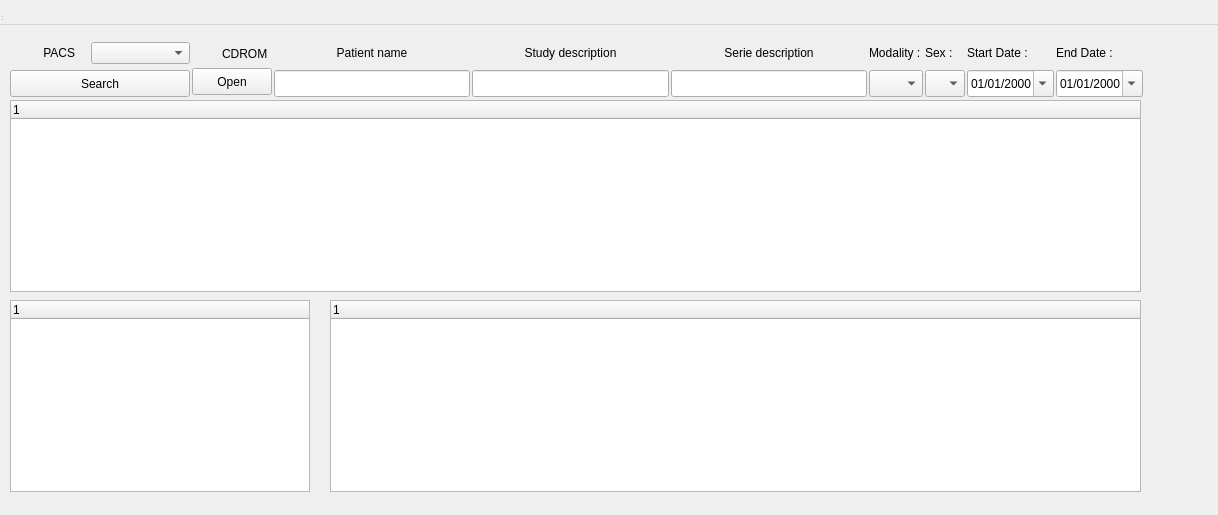
<?xml version="1.0" encoding="UTF-8"?>
<ui version="4.0">
 <class>rt_pointer</class>
 <widget class="QWidget" name="rt_pointer">
  <property name="geometry">
   <rect>
    <x>0</x>
    <y>0</y>
    <width>1218</width>
    <height>515</height>
   </rect>
  </property>
  <property name="windowTitle">
   <string>Qtdcm</string>
  </property>
  <widget class="QWidget" name="centralWidget" native="true">
   <property name="geometry">
    <rect>
     <x>0</x>
     <y>30</y>
     <width>1153</width>
     <height>472</height>
    </rect>
   </property>
   <widget class="QTreeWidget" name="treeWidgetPatients">
    <property name="geometry">
     <rect>
      <x>10</x>
      <y>70</y>
      <width>1131</width>
      <height>192</height>
     </rect>
    </property>
    <property name="maximumSize">
     <size>
      <width>16777215</width>
      <height>250</height>
     </size>
    </property>
    <property name="alternatingRowColors">
     <bool>true</bool>
    </property>
    <property name="rootIsDecorated">
     <bool>false</bool>
    </property>
    <property name="animated">
     <bool>true</bool>
    </property>
    <property name="expandsOnDoubleClick">
     <bool>false</bool>
    </property>
    <column>
     <property name="text">
      <string notr="true">1</string>
     </property>
     <property name="icon">
      <iconset resource="resources/qtdcm.qrc">
       <normaloff>:/Images/users.svg</normaloff>:/Images/users.svg</iconset>
     </property>
    </column>
   </widget>
   <widget class="QTreeWidget" name="treeWidgetStudies">
    <property name="geometry">
     <rect>
      <x>10</x>
      <y>270</y>
      <width>300</width>
      <height>192</height>
     </rect>
    </property>
    <property name="maximumSize">
     <size>
      <width>300</width>
      <height>16777215</height>
     </size>
    </property>
    <property name="alternatingRowColors">
     <bool>true</bool>
    </property>
    <property name="rootIsDecorated">
     <bool>false</bool>
    </property>
    <property name="animated">
     <bool>true</bool>
    </property>
    <column>
     <property name="text">
      <string notr="true">1</string>
     </property>
     <property name="icon">
      <iconset resource="resources/qtdcm.qrc">
       <normaloff>:/Images/folder.svg</normaloff>:/Images/folder.svg</iconset>
     </property>
    </column>
   </widget>
   <widget class="QTreeWidget" name="treeWidgetSeries">
    <property name="geometry">
     <rect>
      <x>330</x>
      <y>270</y>
      <width>811</width>
      <height>192</height>
     </rect>
    </property>
    <property name="alternatingRowColors">
     <bool>true</bool>
    </property>
    <property name="animated">
     <bool>true</bool>
    </property>
    <column>
     <property name="text">
      <string notr="true">1</string>
     </property>
     <property name="icon">
      <iconset resource="resources/qtdcm.qrc">
       <normaloff>:/Images/paradigm.svg</normaloff>:/Images/paradigm.svg</iconset>
     </property>
    </column>
   </widget>
   <widget class="QFrame" name="frame">
    <property name="geometry">
     <rect>
      <x>10</x>
      <y>10</y>
      <width>1133</width>
      <height>60</height>
     </rect>
    </property>
    <property name="maximumSize">
     <size>
      <width>16777215</width>
      <height>60</height>
     </size>
    </property>
    <property name="frameShape">
     <enum>QFrame::NoFrame</enum>
    </property>
    <property name="frameShadow">
     <enum>QFrame::Raised</enum>
    </property>
    <layout class="QGridLayout" name="gridLayout" rowstretch="0">
     <property name="leftMargin">
      <number>0</number>
     </property>
     <property name="topMargin">
      <number>0</number>
     </property>
     <property name="rightMargin">
      <number>0</number>
     </property>
     <property name="bottomMargin">
      <number>0</number>
     </property>
     <property name="spacing">
      <number>2</number>
     </property>
     <item row="0" column="5">
      <layout class="QVBoxLayout" name="verticalLayout_7">
       <item>
        <widget class="QLabel" name="label_9">
         <property name="text">
          <string>Modality :</string>
         </property>
        </widget>
       </item>
       <item>
        <widget class="QComboBox" name="serieModalityComboBox">
         <property name="minimumSize">
          <size>
           <width>0</width>
           <height>27</height>
          </size>
         </property>
         <property name="maximumSize">
          <size>
           <width>16777215</width>
           <height>27</height>
          </size>
         </property>
         <item>
          <property name="text">
           <string/>
          </property>
         </item>
         <item>
          <property name="text">
           <string>MR</string>
          </property>
         </item>
         <item>
          <property name="text">
           <string>CT</string>
          </property>
         </item>
         <item>
          <property name="text">
           <string>PET</string>
          </property>
         </item>
        </widget>
       </item>
      </layout>
     </item>
     <item row="0" column="7">
      <layout class="QVBoxLayout" name="verticalLayout_9">
       <item>
        <widget class="QLabel" name="label_12">
         <property name="maximumSize">
          <size>
           <width>16777215</width>
           <height>24</height>
          </size>
         </property>
         <property name="text">
          <string>Start Date :</string>
         </property>
        </widget>
       </item>
       <item>
        <widget class="QDateEdit" name="startDateEdit">
         <property name="minimumSize">
          <size>
           <width>0</width>
           <height>27</height>
          </size>
         </property>
         <property name="maximumSize">
          <size>
           <width>16777215</width>
           <height>27</height>
          </size>
         </property>
         <property name="dateTime">
          <datetime>
           <hour>0</hour>
           <minute>0</minute>
           <second>0</second>
           <year>2000</year>
           <month>1</month>
           <day>1</day>
          </datetime>
         </property>
         <property name="minimumDate">
          <date>
           <year>1790</year>
           <month>9</month>
           <day>14</day>
          </date>
         </property>
         <property name="displayFormat">
          <string>dd/MM/yyyy</string>
         </property>
         <property name="calendarPopup">
          <bool>true</bool>
         </property>
        </widget>
       </item>
      </layout>
     </item>
     <item row="0" column="0">
      <layout class="QVBoxLayout" name="verticalLayout">
       <item>
        <layout class="QHBoxLayout" name="horizontalLayout_8">
         <item>
          <widget class="QLabel" name="label_4">
           <property name="maximumSize">
            <size>
             <width>24</width>
             <height>24</height>
            </size>
           </property>
           <property name="text">
            <string/>
           </property>
           <property name="pixmap">
            <pixmap resource="resources/qtdcm.qrc">:/Images/pacs.svg</pixmap>
           </property>
           <property name="scaledContents">
            <bool>true</bool>
           </property>
          </widget>
         </item>
         <item>
          <widget class="QLabel" name="label_2">
           <property name="maximumSize">
            <size>
             <width>45</width>
             <height>24</height>
            </size>
           </property>
           <property name="text">
            <string> PACS</string>
           </property>
          </widget>
         </item>
         <item>
          <widget class="QComboBox" name="pacsComboBox">
           <property name="maximumSize">
            <size>
             <width>16777215</width>
             <height>24</height>
            </size>
           </property>
          </widget>
         </item>
        </layout>
       </item>
       <item>
        <widget class="QPushButton" name="searchButton">
         <property name="minimumSize">
          <size>
           <width>180</width>
           <height>27</height>
          </size>
         </property>
         <property name="maximumSize">
          <size>
           <width>16777215</width>
           <height>27</height>
          </size>
         </property>
         <property name="focusPolicy">
          <enum>Qt::NoFocus</enum>
         </property>
         <property name="text">
          <string>Search</string>
         </property>
         <property name="icon">
          <iconset resource="resources/qtdcm.qrc">
           <normaloff>:/Images/search.svg</normaloff>:/Images/search.svg</iconset>
         </property>
        </widget>
       </item>
      </layout>
     </item>
     <item row="0" column="2">
      <layout class="QVBoxLayout" name="verticalLayout_4">
       <item>
        <layout class="QHBoxLayout" name="horizontalLayout">
         <item>
          <widget class="QLabel" name="label_7">
           <property name="maximumSize">
            <size>
             <width>16777215</width>
             <height>24</height>
            </size>
           </property>
           <property name="text">
            <string>Patient name</string>
           </property>
           <property name="alignment">
            <set>Qt::AlignCenter</set>
           </property>
          </widget>
         </item>
        </layout>
       </item>
       <item>
        <widget class="QLineEdit" name="nameEdit">
         <property name="minimumSize">
          <size>
           <width>160</width>
           <height>27</height>
          </size>
         </property>
         <property name="maximumSize">
          <size>
           <width>16777215</width>
           <height>27</height>
          </size>
         </property>
        </widget>
       </item>
      </layout>
     </item>
     <item row="0" column="1">
      <layout class="QVBoxLayout" name="verticalLayout_2">
       <property name="spacing">
        <number>2</number>
       </property>
       <item>
        <layout class="QHBoxLayout" name="horizontalLayout_4">
         <item>
          <widget class="QLabel" name="label">
           <property name="minimumSize">
            <size>
             <width>24</width>
             <height>24</height>
            </size>
           </property>
           <property name="maximumSize">
            <size>
             <width>24</width>
             <height>24</height>
            </size>
           </property>
           <property name="text">
            <string/>
           </property>
           <property name="pixmap">
            <pixmap resource="resources/qtdcm.qrc">:/Images/cdrom.svg</pixmap>
           </property>
           <property name="scaledContents">
            <bool>true</bool>
           </property>
          </widget>
         </item>
         <item>
          <widget class="QLabel" name="label_3">
           <property name="maximumSize">
            <size>
             <width>16777215</width>
             <height>24</height>
            </size>
           </property>
           <property name="text">
            <string>CDROM</string>
           </property>
          </widget>
         </item>
        </layout>
       </item>
       <item>
        <widget class="QPushButton" name="cdromButton">
         <property name="minimumSize">
          <size>
           <width>0</width>
           <height>27</height>
          </size>
         </property>
         <property name="maximumSize">
          <size>
           <width>16777215</width>
           <height>27</height>
          </size>
         </property>
         <property name="focusPolicy">
          <enum>Qt::NoFocus</enum>
         </property>
         <property name="text">
          <string>Open</string>
         </property>
         <property name="icon">
          <iconset resource="resources/qtdcm.qrc">
           <normaloff>:/Images/cddrive.png</normaloff>:/Images/cddrive.png</iconset>
         </property>
        </widget>
       </item>
      </layout>
     </item>
     <item row="0" column="4">
      <layout class="QVBoxLayout" name="verticalLayout_6">
       <item>
        <layout class="QHBoxLayout" name="horizontalLayout_6">
         <item>
          <widget class="QLabel" name="label_11">
           <property name="maximumSize">
            <size>
             <width>16777215</width>
             <height>24</height>
            </size>
           </property>
           <property name="text">
            <string>Serie description</string>
           </property>
           <property name="alignment">
            <set>Qt::AlignCenter</set>
           </property>
          </widget>
         </item>
        </layout>
       </item>
       <item>
        <widget class="QLineEdit" name="serieDescriptionEdit">
         <property name="minimumSize">
          <size>
           <width>0</width>
           <height>27</height>
          </size>
         </property>
         <property name="maximumSize">
          <size>
           <width>16777215</width>
           <height>27</height>
          </size>
         </property>
        </widget>
       </item>
      </layout>
     </item>
     <item row="0" column="3">
      <layout class="QVBoxLayout" name="verticalLayout_5">
       <item>
        <layout class="QHBoxLayout" name="horizontalLayout_2">
         <item>
          <widget class="QLabel" name="label_10">
           <property name="maximumSize">
            <size>
             <width>16777215</width>
             <height>24</height>
            </size>
           </property>
           <property name="text">
            <string>Study description</string>
           </property>
           <property name="alignment">
            <set>Qt::AlignCenter</set>
           </property>
          </widget>
         </item>
        </layout>
       </item>
       <item>
        <widget class="QLineEdit" name="studyDescriptionEdit">
         <property name="minimumSize">
          <size>
           <width>0</width>
           <height>27</height>
          </size>
         </property>
         <property name="maximumSize">
          <size>
           <width>16777215</width>
           <height>27</height>
          </size>
         </property>
        </widget>
       </item>
      </layout>
     </item>
     <item row="0" column="6">
      <layout class="QVBoxLayout" name="verticalLayout_8">
       <item>
        <widget class="QLabel" name="label_8">
         <property name="maximumSize">
          <size>
           <width>16777215</width>
           <height>24</height>
          </size>
         </property>
         <property name="text">
          <string>Sex :</string>
         </property>
        </widget>
       </item>
       <item>
        <widget class="QComboBox" name="patientSexComboBox">
         <property name="minimumSize">
          <size>
           <width>0</width>
           <height>27</height>
          </size>
         </property>
         <property name="maximumSize">
          <size>
           <width>50</width>
           <height>27</height>
          </size>
         </property>
         <item>
          <property name="text">
           <string/>
          </property>
         </item>
         <item>
          <property name="text">
           <string>M</string>
          </property>
         </item>
         <item>
          <property name="text">
           <string>F</string>
          </property>
         </item>
        </widget>
       </item>
      </layout>
     </item>
     <item row="0" column="8">
      <layout class="QVBoxLayout" name="verticalLayout_10">
       <item>
        <widget class="QLabel" name="label_14">
         <property name="maximumSize">
          <size>
           <width>16777215</width>
           <height>24</height>
          </size>
         </property>
         <property name="text">
          <string>End Date :</string>
         </property>
        </widget>
       </item>
       <item>
        <widget class="QDateEdit" name="endDateEdit">
         <property name="minimumSize">
          <size>
           <width>0</width>
           <height>27</height>
          </size>
         </property>
         <property name="maximumSize">
          <size>
           <width>16777215</width>
           <height>27</height>
          </size>
         </property>
         <property name="displayFormat">
          <string>dd/MM/yyyy</string>
         </property>
         <property name="calendarPopup">
          <bool>true</bool>
         </property>
        </widget>
       </item>
      </layout>
     </item>
    </layout>
   </widget>
  </widget>
  <widget class="QMenuBar" name="menuBar">
   <property name="geometry">
    <rect>
     <x>0</x>
     <y>0</y>
     <width>1218</width>
     <height>25</height>
    </rect>
   </property>
  </widget>
  <widget class="QToolBar" name="mainToolBar">
   <property name="geometry">
    <rect>
     <x>0</x>
     <y>0</y>
     <width>4</width>
     <height>13</height>
    </rect>
   </property>
  </widget>
  <widget class="QStatusBar" name="statusBar">
   <property name="geometry">
    <rect>
     <x>0</x>
     <y>0</y>
     <width>3</width>
     <height>22</height>
    </rect>
   </property>
  </widget>
 </widget>
 <layoutdefault spacing="6" margin="11"/>
 <resources>
  <include location="resources/qtdcm.qrc"/>
 </resources>
 <connections/>
</ui>
